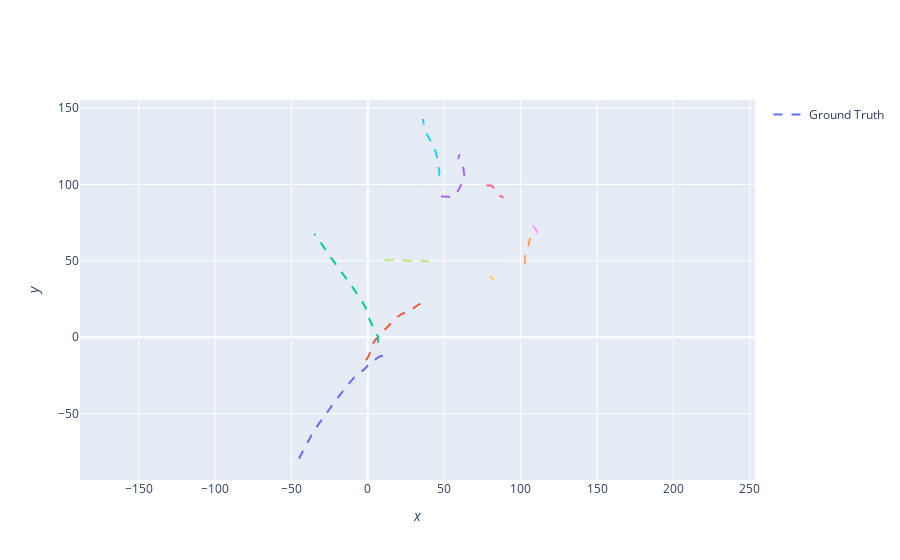

The code cell stored with this chart in its notebook:
### Markdown cell above
Plotting these values give

### Code cell
from stonesoup.plotter import Plotterly
plotter = Plotterly()
plotter.plot_ground_truths(truths, [0, 2])
plotter.fig
